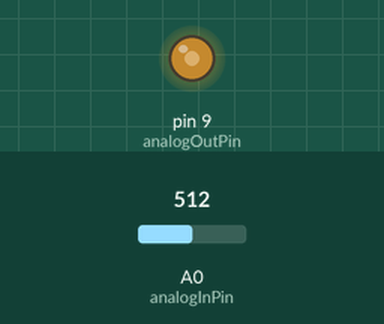
Bench run of a sketch on a simulated Arduino Uno, built with avr-gcc and run on an emulated ATmega328P. Shown: output pins drawn as LEDs (lit = HIGH). The inputs (shaded band) are chosen by the test bench; at power-on: A0 (analogInPin) = 512.

Above: at 1.2 s.
1.3 s: A0 (analogInPin) set to 716
At 1.9 s:
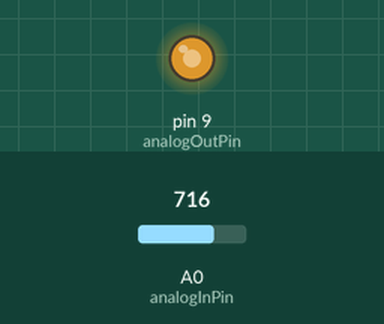
2.8 s: A0 (analogInPin) set to 900
At 3.1 s:
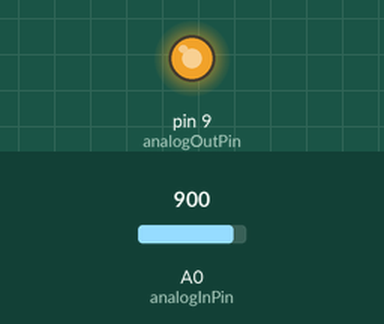
4.3 s: A0 (analogInPin) set to 122
At 5.4 s:
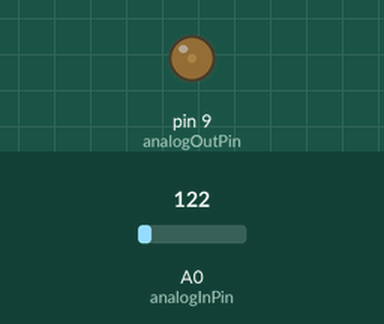
5.8 s: A0 (analogInPin) set to 0
At 6.5 s:
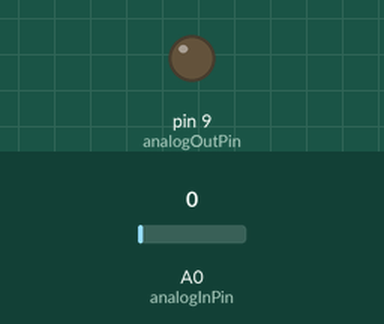
7.3 s: A0 (analogInPin) set to 511
At 7.7 s:
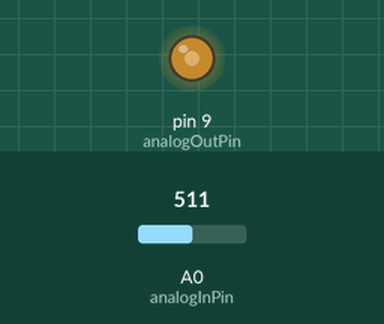
Timing chart, 0 to 9.8 s (numbered marks = the images above; inputs shaded):
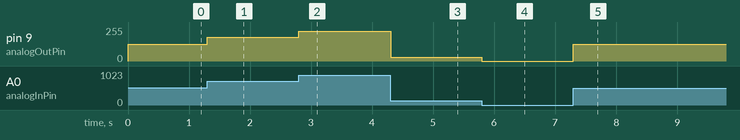

The sketch:

Potentiometer.ino
```cpp
const int analogInPin = A0;
const int analogOutPin = 9;
int sensorValue = 0;
int outputValue = 0;
void setup()
{
  Serial.begin(9600);
}

void loop()
{
  sensorValue = analogRead(analogInPin);
  outputValue = map(sensorValue, 0, 1023, 0, 255);
  analogWrite(analogOutPin, outputValue);
  delay(2);
}
```

Measured:
- after the input at 1.3 s, pin 9 (analogOutPin): 127/255 → 178/255 at once
- after the input at 2.8 s, pin 9 (analogOutPin): 178/255 → 224/255 at once
- after the input at 4.3 s, pin 9 (analogOutPin): 224/255 → 30/255 at once
- after the input at 5.8 s, pin 9 (analogOutPin): 30/255 → 0/255 at once
- after the input at 7.3 s, pin 9 (analogOutPin): 0/255 → 127/255 at once
